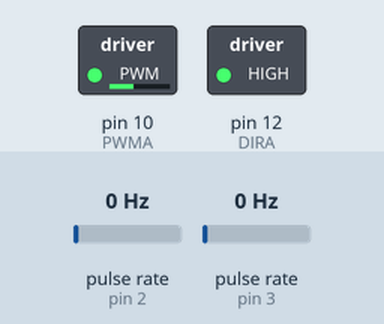
This sketch was run on a simulated Arduino Uno, built with avr-gcc and run on an emulated ATmega328P. On the bench: switched loads named in the sketch (green lamp = pin HIGH). Wiring (inferred from the names in the program): 2 × pulse sensor: data pin 2 / data pin 3. Inputs (shaded band) come from the test bench; at power-on: pulse rate (sensors on pin 2, pin 3) 0 Hz. The ROS host is connected and sends only what is stated.

Above: at 0.1 s.
Timing chart, 0 to 1.6 s (numbered marks = the images above):
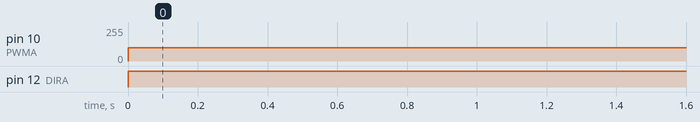

The sketch:

ROS-node-single-encoder.ino
```cpp
/*Title: DC Motor Control with Encoder (Single)*/
/*Author: Khairul Izwan 10-03-2020*/
/*Description: Controlling DC Motor with Encoder using */

/*Parts*/
/*1. DC Motor:: 12V 38RPM 5kgfcm Brushed DC Geared Motor with Encoder :: https://my.cytron.io/p-12v-38rpm-5kgfcm-brushed-dc-geared-motor-with-encoder?search=12v%2038RPM&description=1&src=search.list */
/*2. Driver:: Shield L298P Motor Driver with GPIO :: https://my.cytron.io/p-shield-l298p-motor-driver-with-gpio?src=search.list*/

/*Notes:*/
/*D10, D11, D12 and D13 for motor control*/
/*D10 controls speed of motor A and D11 controls speed of motor B.*/
/*Pin D12 controls direction of motor A and Pin D13 controls direction of motor B.*/

/*include necessary library*/
#include <ros.h>
#include "std_msgs/String.h"
#include <std_msgs/Float32.h>

/* Motor Pin Assignment*/
int DIRA = 12;
int PWMA = 10;

/*Speed*/
int SPD1 = 100;

/*Encoder Pins Definition*/
#define ENCODER_COUNT_UP 3
#define ENCODER_COUNT_DOWN 2

/*Encoder Variables*/
volatile signed int TEMP, COUNTER = 0;

/*Set up the ros node*/
std_msgs::Float32 encoder_value;
ros::Publisher pub_encoder_value("encoder_value", &encoder_value);

ros::NodeHandle nh;

/*put your setup code here, to run once:*/
void setup()
{
/*	Encoder pin mode setup*/
	pinMode(ENCODER_COUNT_UP, INPUT_PULLUP);
	pinMode(ENCODER_COUNT_DOWN, INPUT_PULLUP);

/*	AttachInterrupt helper function*/
	attachInterrupt(digitalPinToInterrupt(ENCODER_COUNT_UP), COUNT_INTERRUPT_CW, RISING);
	attachInterrupt(digitalPinToInterrupt(ENCODER_COUNT_DOWN), COUNT_INTERRUPT_CCW, RISING);

/*	DC motor DIR mode setup*/
	pinMode(DIRA, OUTPUT);
	pinMode(PWMA, OUTPUT);

/*	Initialize ROS node*/
	nh.initNode();

/*	ROS publisher*/
	nh.advertise(pub_encoder_value);
}

/*put your main code here, to run repeatedly:*/
void loop()
{
/*	Direction Control*/
	digitalWrite(DIRA, HIGH);
/*	PWM Speed Control*/
	analogWrite(PWMA, SPD1);

	encoder_value.data = COUNTER;
	pub_encoder_value.publish(&encoder_value);
	nh.spinOnce();
}

/*Counter Helper Function*/
void COUNT_INTERRUPT_CW()
{
	if(digitalRead(ENCODER_COUNT_DOWN)==LOW)
	{
		COUNTER++;
	}
	else
	{
		COUNTER--;
	}
}

void COUNT_INTERRUPT_CCW()
{
	if(digitalRead(ENCODER_COUNT_UP)==LOW)
	{
		COUNTER--;
	}
	else
	{
		COUNTER++;
	}
}
```

Measured:
- by itself, pin 10 (PWMA): 0/255 → 100/255 at 0.00 s
- by itself, pin 12 (DIRA): LOW → HIGH at 0.00 s
